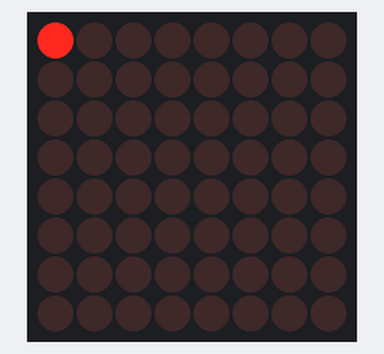
Bench run of a sketch on a simulated Arduino Uno, built with avr-gcc and run on an emulated ATmega328P. Shown: 8×8 LED matrix.

Above: at 0.05 s.
At 0.8 s:
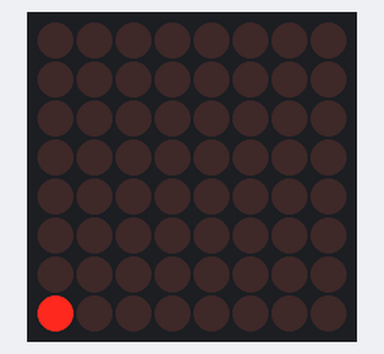
At 1.16 s:
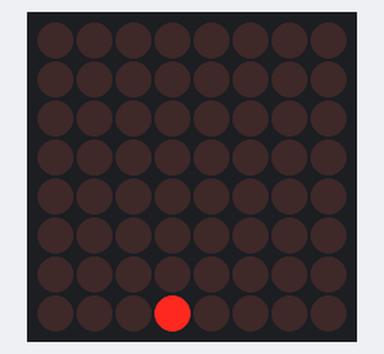
At 1.61 s:
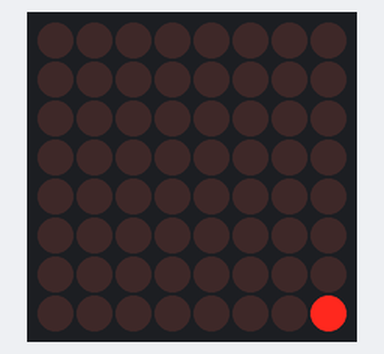
At 2.41 s:
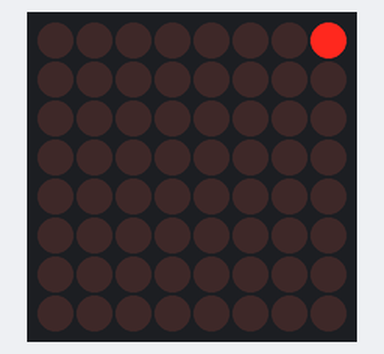
At 3.67 s:
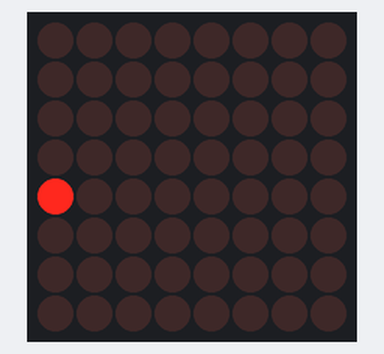

The sketch:

Act7.3_LED_Dot_Matrix.ino
```cpp
#include "LedControl.h"
#include "binary.h"

/*
 DIN connects to pin 11
 CLK connects to pin 13
 CS connects to pin 10
*/
LedControl lc=LedControl(11,13,10,1);

// delay time between dot
unsigned long delaytime=100;

// happy face
byte dot[8]= { B10000000 , B01000000, B00100000, B00010000, B00001000, B00000100, B0000010, B00000001};

void setup() {
  lc.shutdown(0,false);
  // Set brightness to a medium value
  lc.setIntensity(0,8);
  // Clear the display
  lc.clearDisplay(0);
}

void drawSquare(){
  // Display sad face

  for(int i=0; i<8; i++)
  {
    lc.setRow(0,i,dot[0]);
    delay(delaytime);
    lc.clearDisplay(0);
  }
  for(int i=0; i<8; i++)
  {
    lc.setRow(0,7,dot[i]);
    delay(delaytime);
    lc.clearDisplay(0);
  }
  for(int i=7; i>=0; i--)
  {
    lc.setRow(0,i,dot[7]);
    delay(delaytime);
    lc.clearDisplay(0);
  }
  for(int i=7; i>=0; i--)
  {
    lc.setRow(0,0,dot[i]);
    delay(delaytime);
    lc.clearDisplay(0);
  }
}

void loop(){
  drawSquare();
}
```

Measured:
- by itself, everything shown: repeats every 3.2 s, in 28 steps
